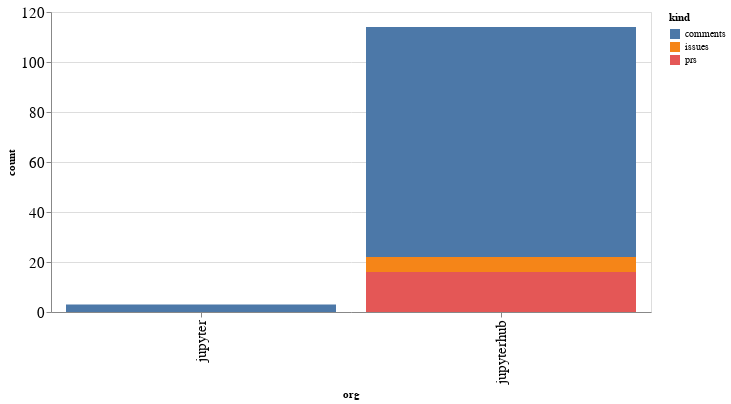

This figure's notebook cell:
### Code cell
alt.Chart(org_summaries, width=600).mark_bar().encode(
    x='org',
    y='count',
    color='kind',
    tooltip="org"
)

### Figure 1 — Vega-Lite specification as saved in the notebook (floating-point values rounded to 4 significant figures)
{"config": {"axisLeft": {"labelFontSize": 15}, "axisBottom": {"labelFontSize": 15}}, "data": {"name": "data-55aa562297f01bed2fcf81485c4436fc"}, "mark": "bar", "encoding": {"color": {"type": "nominal", "field": "kind"}, "tooltip": {"type": "nominal", "field": "org"}, "x": {"type": "nominal", "field": "org"}, "y": {"type": "quantitative", "field": "count"}}, "width": 600, "$schema": "https://vega.github.io/schema/vega-lite/v4.8.1.json", "datasets": {"data-55aa562297f01bed2fcf81485c4436fc": [{"org": "jupyter", "kind": "comments", "count": 3}, {"org": "jupyterhub", "kind": "comments", "count": 92}, {"org": "jupyterhub", "kind": "issues", "count": 6}, {"org": "jupyterhub", "kind": "prs", "count": 16}]}}
